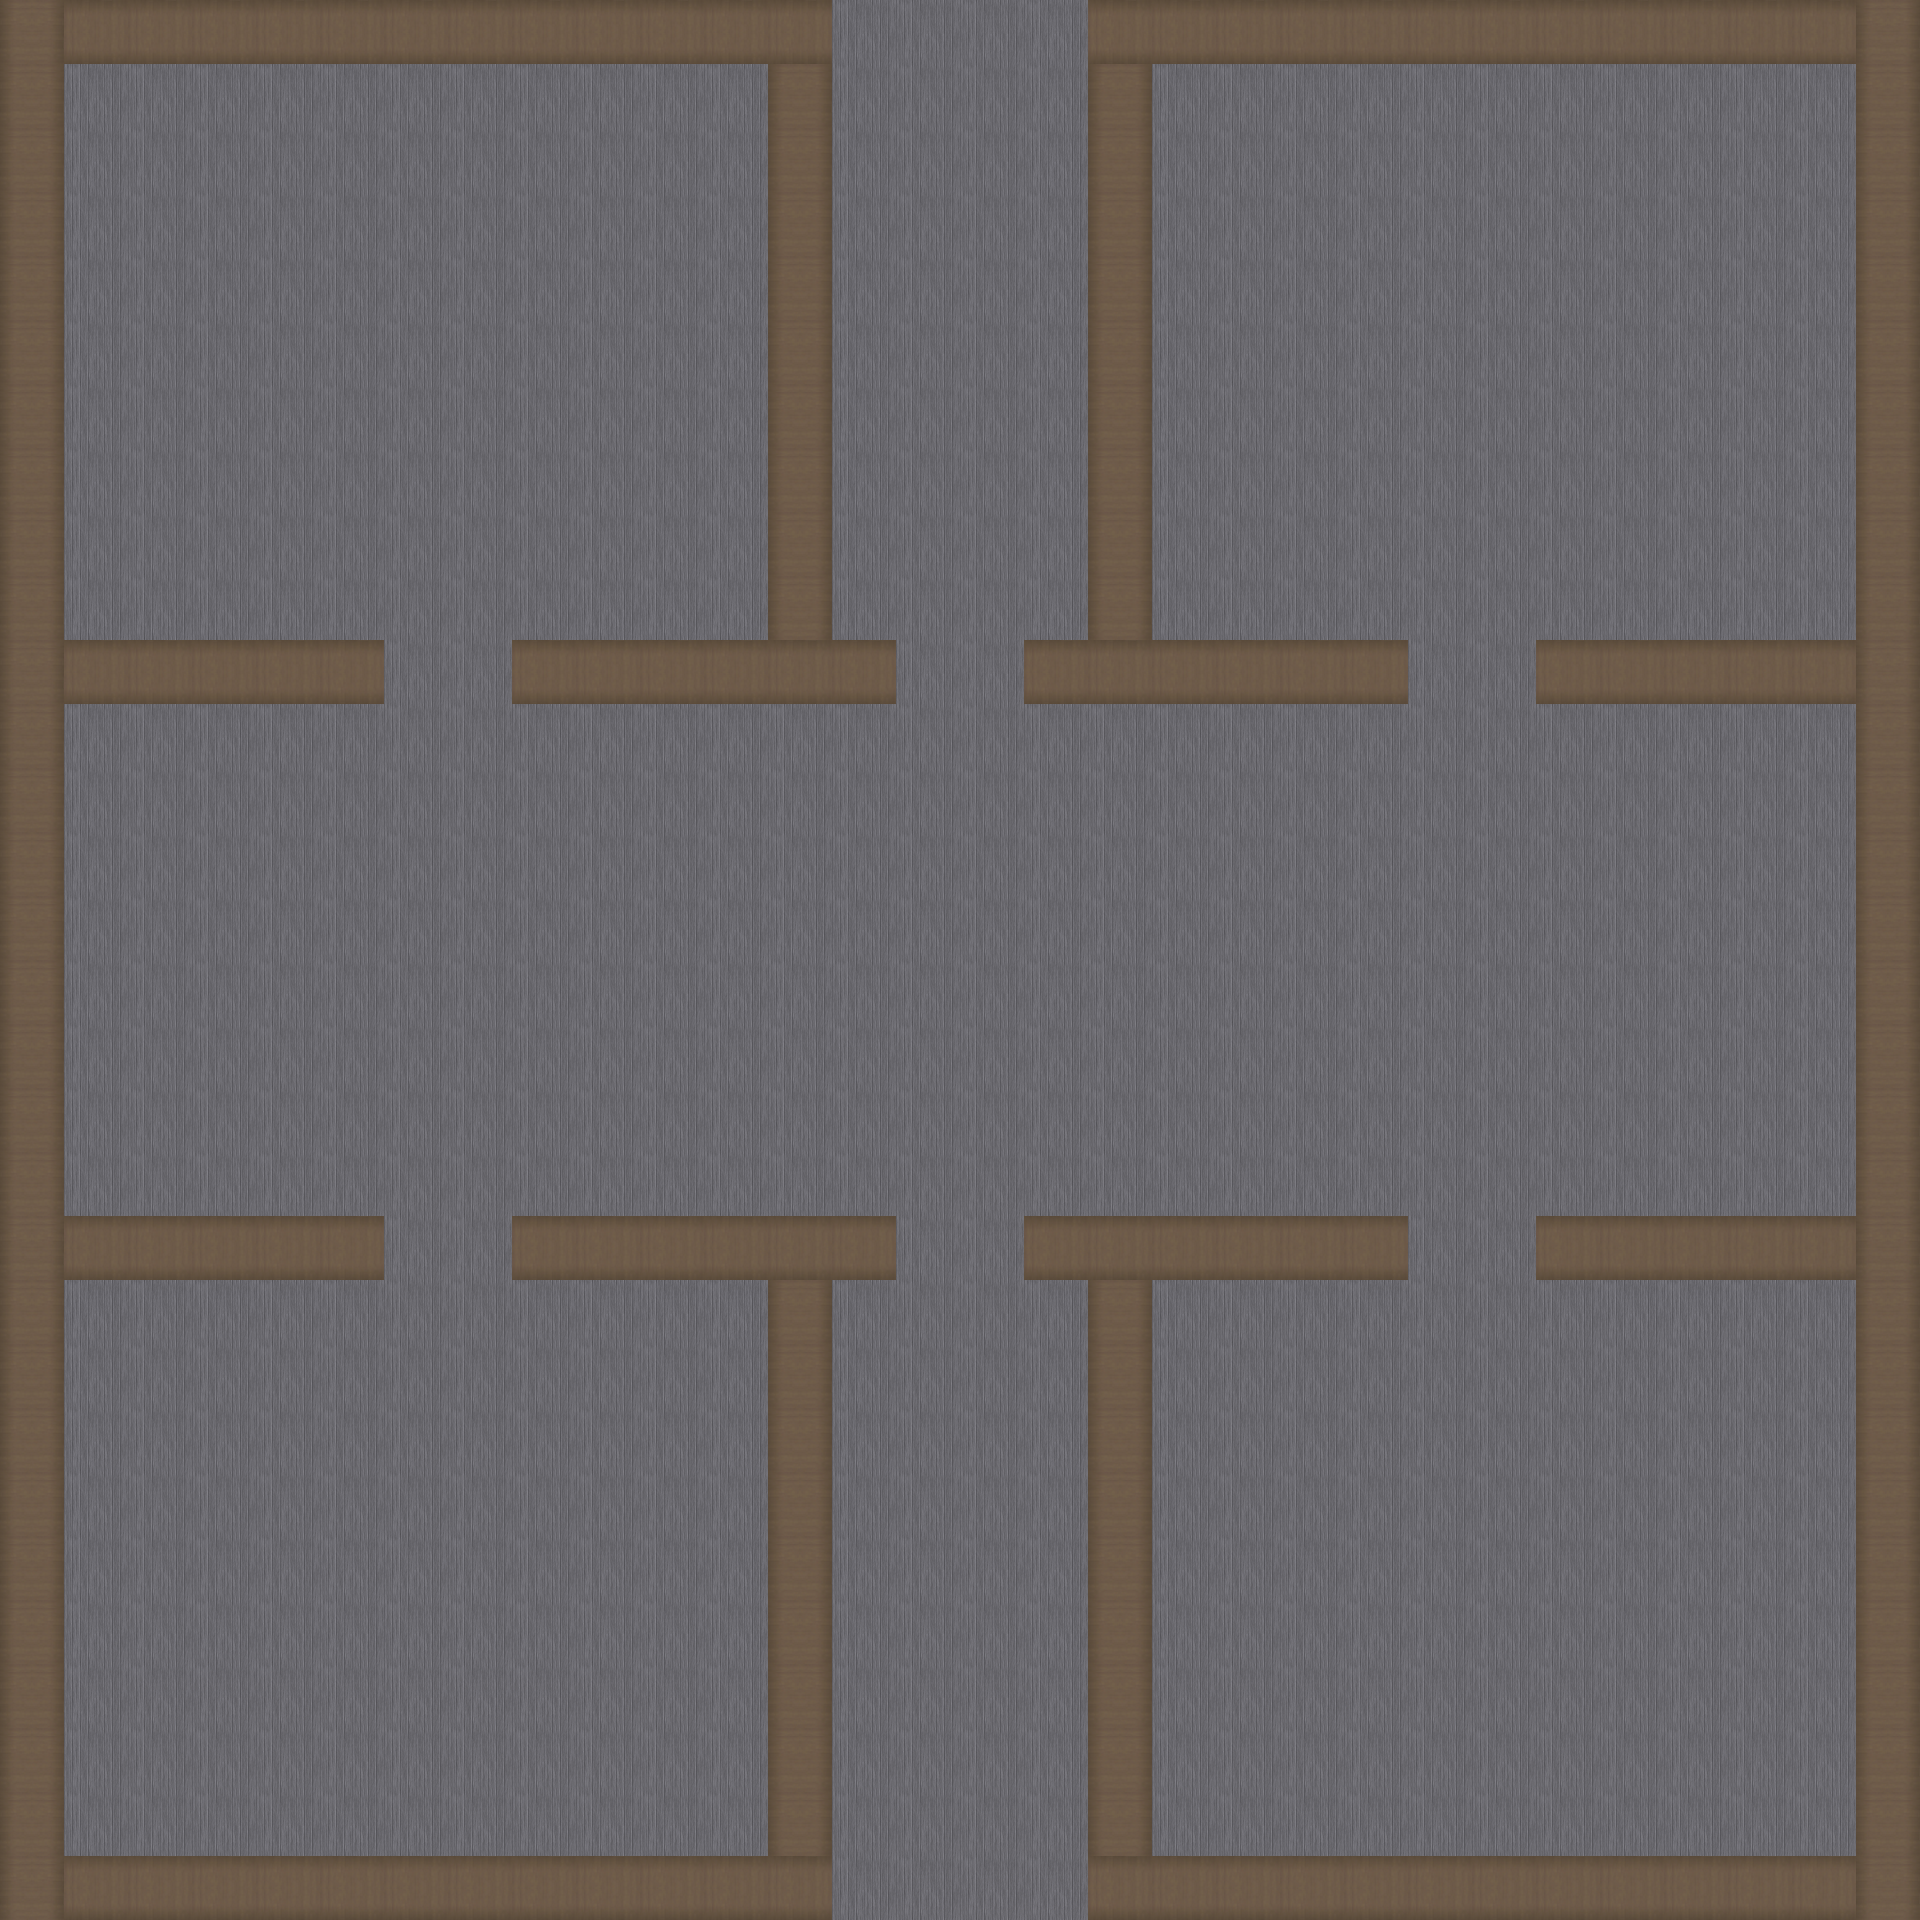

This game map was drawn from its Tiled (.tmx) file and the tilesets committed beside it. A one-line description and the trimmed map source follow:
An orthogonal 30x30 tile map with 64x64 px tiles, 1 tile layer (Map) and 202 objects (20x Enemy, 16x Stair, 10x Door1, 5x Switch, 2x Player, ...).

<map version="1.0" tiledversion="1.1.5" orientation="orthogonal" renderorder="right-down" width="30" height="30" tilewidth="64" tileheight="64" infinite="0" nextobjectid="259">
 <tileset firstgid="1" name="tileset" tilewidth="64" tileheight="64" tilecount="64" columns="8">
  <image source="tileset.png" width="512" height="512" />
 </tileset>
 <layer name="Map" width="30" height="30" locked="1">
  <data>[900 cells, 900 non-empty, 3 distinct tile ids]</data>
 </layer>
 <objectgroup name="MapObjects" locked="1">
  <object id="1" name="down" type="Stair" gid="41" x="832" y="1920" width="64" height="64" />
  <object id="2" name="down" type="Stair" gid="41" x="896" y="1920" width="64" height="64" />
  <object id="3" name="down" type="Stair" gid="41" x="960" y="1920" width="64" height="64" />
  <object id="4" name="down" type="Stair" gid="41" x="1024" y="1920" width="64" height="64" />
  <object id="5" name="down" type="Stair" gid="41" x="1024" y="1856" width="64" height="64" />
  <object id="6" name="down" type="Stair" gid="41" x="960" y="1856" width="64" height="64" />
  <object id="7" name="down" type="Stair" gid="41" x="896" y="1856" width="64" height="64" />
  <object id="8" name="down" type="Stair" gid="41" x="832" y="1856" width="64" height="64" />
  <object id="9" name="up" type="Stair" gid="41" x="832" y="64" width="64" height="64" />
  <object id="10" name="up" type="Stair" gid="41" x="896" y="64" width="64" height="64" />
  <object id="11" name="up" type="Stair" gid="41" x="960" y="64" width="64" height="64" />
  <object id="12" name="up" type="Stair" gid="41" x="1024" y="64" width="64" height="64" />
  <object id="13" name="up" type="Stair" gid="41" x="1024" y="128" width="64" height="64" />
  <object id="14" name="up" type="Stair" gid="41" x="960" y="128" width="64" height="64" />
  <object id="15" name="up" type="Stair" gid="41" x="896" y="128" width="64" height="64" />
  <object id="16" name="up" type="Stair" gid="41" x="832" y="128" width="64" height="64" />
  <object id="27" name="Door3" type="Switch" gid="52" x="64" y="128" width="64" height="64" />
  <object id="28" name="Door4" type="Switch" gid="52" x="1792" y="128" width="64" height="64" />
  <object id="29" name="Door5" type="Switch" gid="52" x="1792" y="1856" width="64" height="64" />
  <object id="30" name="Door2" type="Switch" gid="52" x="64" y="1856" width="64" height="64" />
  <object id="31" name="Door1" type="Switch" gid="52" x="832" y="1344" width="64" height="64" />
  <object id="53" name="Door5" type="Door1" gid="19" x="896" y="704" width="64" height="64" />
  <object id="54" name="Door5" type="Door1" gid="19" x="960" y="704" width="64" height="64" />
  <object id="56" gid="19" x="1408" y="704" width="64" height="64" />
  <object id="57" name="Door3" type="Door1" gid="19" x="1472" y="704" width="64" height="64" />
  <object id="58" name="Door3" type="Door1" gid="19" x="1410" y="704" width="64" height="64" />
  <object id="60" name="Door2" type="Door1" gid="19" x="384" y="704" width="64" height="64" />
  <object id="61" name="Door2" type="Door1" gid="19" x="448" y="704" width="64" height="64" />
  <object id="62" name="Door1" type="Door1" gid="19" x="384" y="1280" width="64" height="64" />
  <object id="63" name="Door1" type="Door1" gid="19" x="448" y="1280" width="64" height="64" />
  <object id="64" name="Door4" type="Door1" gid="19" x="1408" y="1280" width="64" height="64" />
  <object id="65" name="Door4" type="Door1" gid="19" x="1472" y="1280" width="64" height="64" />
  <object id="90" type="Chest" gid="16" x="1792" y="1344" width="64" height="64" />
 </objectgroup>
 <objectgroup name="Walls" locked="1">
  <object id="32" x="0" y="0" width="64" height="1920" />
  <object id="33" x="64" y="0" width="768" height="64" />
  <object id="34" x="768" y="64" width="64" height="576" />
  <object id="35" x="64" y="640" width="320" height="64" />
  <object id="36" x="512" y="640" width="384" height="64" />
  <object id="37" x="1088" y="64" width="64" height="576" />
  <object id="38" x="1024" y="640" width="384" height="64" />
  <object id="39" x="1088" y="0" width="768" height="64" />
  <object id="40" x="1856" y="0" width="64" height="1920" />
  <object id="41" x="1536" y="1216" width="320" height="64" />
  <object id="42" x="1536" y="640" width="320" height="64" />
  <object id="43" x="1024" y="1216" width="384" height="64" />
  <object id="44" x="64" y="1216" width="320" height="64" />
  <object id="45" x="512" y="1216" width="384" height="64" />
  <object id="46" x="768" y="1280" width="64" height="576" />
  <object id="47" x="64" y="1856" width="768" height="64" />
  <object id="49" x="1088" y="1280" width="64" height="576" />
  <object id="50" x="1088" y="1856" width="768" height="64" />
 </objectgroup>
 <objectgroup name="Spawns" locked="1">
  <object id="66" name="Robot1" type="Enemy" x="448" y="320">
   <properties>
    <property name="RotType" type="int" value="1" />
   </properties>
   <point />
  </object>
  <object id="67" name="Worker2" type="Enemy" x="256" y="192">
   <properties>
    <property name="RotType" type="int" value="1" />
   </properties>
   <point />
  </object>
  <object id="69" name="Worker2" type="Enemy" x="640" y="192">
   <properties>
    <property name="RotType" type="int" value="1" />
   </properties>
   <point />
  </object>
  <object id="70" name="Worker2" type="Enemy" x="640" y="512">
   <properties>
    <property name="RotType" type="int" value="4" />
   </properties>
   <point />
  </object>
  <object id="71" name="Worker2" type="Enemy" x="256" y="512">
   <properties>
    <property name="RotType" type="int" value="3" />
   </properties>
   <point />
  </object>
  <object id="74" name="Robot2" type="Enemy" x="1472" y="320">
   <properties>
    <property name="RotType" type="int" value="1" />
   </properties>
   <point />
  </object>
  <object id="75" name="Robot1" type="Enemy" x="1280" y="192">
   <properties>
    <property name="RotType" type="int" value="1" />
   </properties>
   <point />
  </object>
  <object id="76" name="Robot1" type="Enemy" x="1664" y="192">
   <properties>
    <property name="RotType" type="int" value="1" />
   </properties>
   <point />
  </object>
  <object id="77" name="Robot1" type="Enemy" x="1664" y="512">
   <properties>
    <property name="RotType" type="int" value="4" />
   </properties>
   <point />
  </object>
  <object id="78" name="Robot1" type="Enemy" x="1280" y="512">
   <properties>
    <property name="RotType" type="int" value="3" />
   </properties>
   <point />
  </object>
  <object id="79" name="Robot3" type="Enemy" x="1472" y="1536">
   <properties>
    <property name="RotType" type="int" value="2" />
   </properties>
   <point />
  </object>
  <object id="80" name="Robot2" type="Enemy" x="1280" y="1408">
   <properties>
    <property name="RotType" type="int" value="3" />
   </properties>
   <point />
  </object>
  <object id="81" name="Robot2" type="Enemy" x="1664" y="1408">
   <properties>
    <property name="RotType" type="int" value="4" />
   </properties>
   <point />
  </object>
  <object id="82" name="Robot2" type="Enemy" x="1664" y="1728">
   <properties>
    <property name="RotType" type="int" value="2" />
   </properties>
   <point />
  </object>
  <object id="83" name="Robot2" type="Enemy" x="1280" y="1728">
   <properties>
    <property name="RotType" type="int" value="2" />
   </properties>
   <point />
  </object>
  </objectgroup>
 <objectgroup name="EnemyPaths" locked="1" />
 <objectgroup name="NavMesh" locked="1">
  <!-- 13 objects omitted --></objectgroup>
 <objectgroup name="NavMeshNodes" locked="1">
  <!-- 52 objects omitted --></objectgroup>
 <objectgroup name="NavMeshEdges" locked="1">
  <!-- 64 objects omitted --></objectgroup>
</map>
<!-- 136 of 202 objects omitted -->
